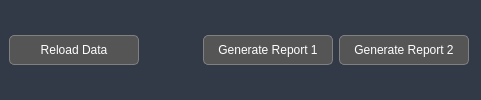
               <widget class="QWidget" name="tabSectionWidget" native="true">
                <property name="minimumSize">
                 <size>
                  <width>0</width>
                  <height>0</height>
                 </size>
                </property>
                <property name="styleSheet">
                 <string notr="true">QWidget#tabSectionWidget {
	border-bottom: 1px solid; 
	border-bottom-color: rgba(0, 0, 0, 76);
	border-radius: 10px;
}
QWidget { 
	background-color: #323a47;
	color:white; 
}

QWidget QPushButton { 
	min-height: 20px; 
	min-width:120px; 
	max-width:120px; 
	padding: 4px;
	border: 1px solid gray; 
	border-radius: 5px;
	color:white; 
	background-color: #555555
} 

QPushButton::hover {
	background-color: rgb(107, 108, 108);
}
</string>
                </property>
                <layout class="QGridLayout" name="gridLayout_3">
                 <property name="leftMargin">
                  <number>0</number>
                 </property>
                 <property name="topMargin">
                  <number>0</number>
                 </property>
                 <property name="rightMargin">
                  <number>0</number>
                 </property>
                 <property name="bottomMargin">
                  <number>0</number>
                 </property>
                 <item row="0" column="1">
                  <widget class="QWidget" name="reportsFooter" native="true">
                   <property name="styleSheet">
                    <string notr="true"/>
                   </property>
                   <layout class="QHBoxLayout" name="horizontalLayout_13">
                    <property name="topMargin">
                     <number>0</number>
                    </property>
                    <property name="rightMargin">
                     <number>12</number>
                    </property>
                    <property name="bottomMargin">
                     <number>0</number>
                    </property>
                    <item>
                     <widget class="QPushButton" name="createIcpReportBtn">
                      <property name="minimumSize">
                       <size>
                        <width>130</width>
                        <height>30</height>
                       </size>
                      </property>
                      <property name="text">
                       <string>Generate Report 1</string>
                      </property>
                     </widget>
                    </item>
                    <item>
                     <widget class="QWidget" name="widget_25" native="true">
                      <layout class="QHBoxLayout" name="horizontalLayout_11">
                       <property name="leftMargin">
                        <number>0</number>
                       </property>
                       <property name="topMargin">
                        <number>0</number>
                       </property>
                       <property name="rightMargin">
                        <number>0</number>
                       </property>
                       <property name="bottomMargin">
                        <number>0</number>
                       </property>
                       <item>
                        <widget class="QPushButton" name="createGcmsReportBtn">
                         <property name="minimumSize">
                          <size>
                           <width>130</width>
                           <height>30</height>
                          </size>
                         </property>
                         <property name="text">
                          <string>Generate Report 2</string>
                         </property>
                        </widget>
                       </item>
                      </layout>
                     </widget>
                    </item>
                   </layout>
                  </widget>
                 </item>
                 <item row="0" column="0">
                  <widget class="QWidget" name="tabSectionContainer" native="true">
                   <property name="minimumSize">
                    <size>
                     <width>100</width>
                     <height>50</height>
                    </size>
                   </property>
                   <property name="maximumSize">
                    <size>
                     <width>16777215</width>
                     <height>50</height>
                    </size>
                   </property>
                   <property name="styleSheet">
                    <string notr="true"/>
                   </property>
                   <layout class="QHBoxLayout" name="horizontalLayout_4">
                    <item>
                     <widget class="QPushButton" name="pushButton_2">
                      <property name="text">
                       <string>Reload Data</string>
                      </property>
                     </widget>
                    </item>
                    <item>
                     <spacer name="horizontalSpacer_5">
                      <property name="orientation">
                       <enum>Qt::Horizontal</enum>
                      </property>
                      <property name="sizeHint" stdset="0">
                       <size>
                        <width>40</width>
                        <height>20</height>
                       </size>
                      </property>
                     </spacer>
                    </item>
                   </layout>
                  </widget>
                 </item>
                </layout>
               </widget>
